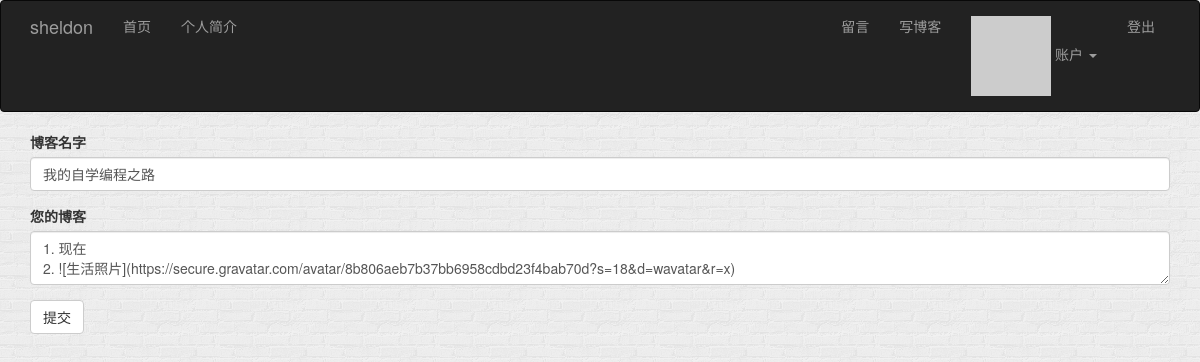
/edit/10 (signed in), run on the app's committed database.
### app/models.py (models this page shows, shortened)
class Post(db.Model):
    __tablename__ = 'posts'
    id = db.Column(db.Integer, primary_key=True)
    body = db.Column(db.Text)
    body_html = db.Column(db.Text)
    timestamp = db.Column(db.DateTime(), index=True, default=datetime.now)
    title = db.Column(db.String(64))
    author_id = db.Column(db.Integer, db.ForeignKey('users.id'))

### app/main/views.py (the view, shortened to what this page needs)
@main.route('edit/<id>', methods=['GET', 'POST'])
def edit(id):
    post = Post.query.get_or_404(id)
    form = PostForm()
    form.title.data = post.title
    form.body.data = post.body
    return render_template('edit_post.html', form=form)

### app/main/forms.py
class PostForm(FlaskForm):
    title = StringField('博客名字', validators=[DataRequired()])
    body = PageDownField("您的博客", validators=[DataRequired()])
    submit = SubmitField('提交')

### app/auth/views.py (called while the page is built)
@auth.before_app_request
def before_request():
    if current_user.is_authenticated:
        current_user.ping()

### app/models.py (called while the page is built)
@login_manager.user_loader
def load_user(user_id):
    return User.query.get(int(user_id))

    def ping(self):
        self.last_seen = datetime.now()
        db.session.add(self)
        db.session.commit()

    def gravatar_hash(self):
        return hashlib.md5(self.email.lower().encode('utf-8')).hexdigest()

    def gravatar(self, size=100, default='wavatar', rating='x'):
        url = 'https://secure.gravatar.com/avatar'
        hash = self.gravatar_hash()
        return '{url}/{hash}?s={size}&d={default}&r={rating}'.format(
            url=url, hash=hash, size=size, default=default, rating=rating)

### app/templates/edit_post.html (shortened to what this page needs)
{% extends "base.html" %}
{% import "bootstrap/wtf.html" as wtf %}
{% block page_content %}
<div>
    {{ wtf.quick_form(form) }}
</div>
{% endblock %}

### app/static/styles.css (style rules this page uses)
body { background-image: url("../static/imgs/brick-wall.png"); background-attachment: scroll; }

### data on the page
Post: title "我的自学编程之路", body "1. 现在 2. ![生活照片](https://secure.gravatar.com/avatar/8b806aeb7b37bb6958cdbd23f4bab70d?s=18&d=wavatar&r=x)"
